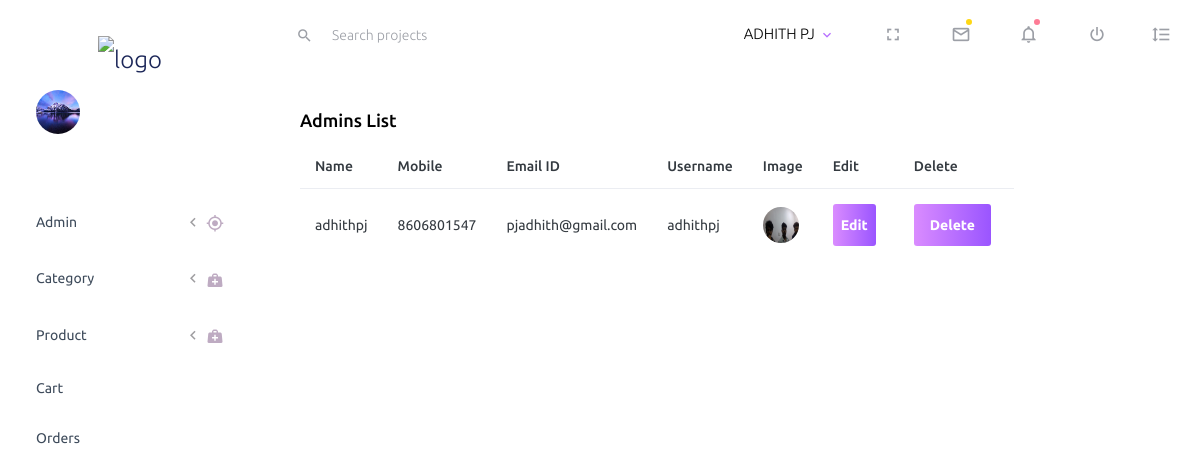
Page /adminapp/display_ad/ on the committed database.
### adminapp/models.py (models this page shows)
class Admins(models.Model):
    Name = models.CharField(max_length=25, null=True, blank=True)
    Mobile = models.IntegerField(null=True, blank=True)
    Email = models.EmailField(null=True, blank=True)
    Username = models.CharField(max_length=25, null=True, blank=True)
    Password = models.CharField(max_length=25, null=True, blank=True)
    Confirm = models.CharField(max_length=25, null=True, blank=True)
    Image = models.ImageField(upload_to="profile", null=True, blank=True)

### adminapp/views.py (the view)
# urls.py: path('display_ad/', views.display_ad, name="display_ad"),
def display_ad(req):
    data = Admins.objects.all()
    return render(req, "View_admin.html", {'data': data})

### adminapp/templates/View_admin.html (shortened to what this page needs)
{% extends 'index.html' %}
{% block content %}
<!DOCTYPE html>
<html lang="en">
<head>
</head>
<body>
    <div class="card">
            <div class="card-body">
              <h5 class="card-title">Admins List</h5>
              <div class="table-responsive">
                <table class="table">
                  <thead>
                    <tr>
                      <th>Name</th>
                      <th>Mobile</th>
                      <th>Email ID</th>
                      <th>Username</th>
                      <th>Image</th>
                       <th>Edit</th>
                        <th>Delete</th>
                    </tr>
                  </thead>
                     {% for i in data %}
                        <tr>
                            <td>{{ i.Name }}</td>
                            <td>{{ i.Mobile }}</td>
                            <td>{{ i.Email }}</td>
                            <td>{{ i.Username }}</td>
                            <td>
                                <img src="{{ i.Image.url }}" width="50" height="35">
                            </td>
                            <td>
                                <form method="post" action="{% url 'edt_adm' dataid=i.id %}">
                                  <button type="submit" class="btn btn-gradient-primary mr-2 px-2"> Edit</button>
                                </form>
                            </td>
                             <td>
                                <form method="post" action="{% url 'del_adm' dataid=i.id %}">
                                  <button type="submit" class="btn btn-gradient-primary mr-2 px-3">Delete</button>
                                </form>
                            </td>
                        </tr>
                    {% endfor %}
                </table>
              </div>
            </div>
          </div>
</body>
</html>
{% endblock %}

### rows in the picture
Admins: Name "adhithpj", Mobile "8606801547", Email "pjadhith@gmail.com", Username "adhithpj", Image (picture)
